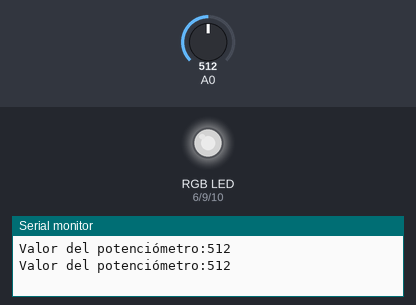
Simulated run of this sketch. Board: Arduino Uno, built with avr-gcc and run on an emulated ATmega328P. Shown: an RGB LED mixed from three pins (HIGH = lit), the last lines printed to the serial monitor. Inputs (shaded band) come from the test bench; at power-on: A0 = 512. Dim RGB values are drawn brighter than linear.

Above: at 1.8 s.
1.9 s: A0 set to 716
At 3.4 s:
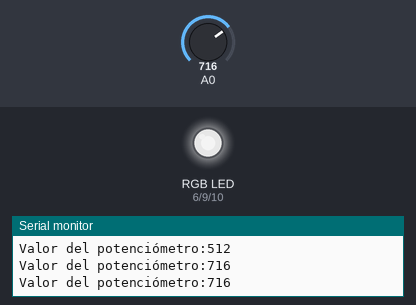
4.5 s: A0 set to 900
At 7.0 s:
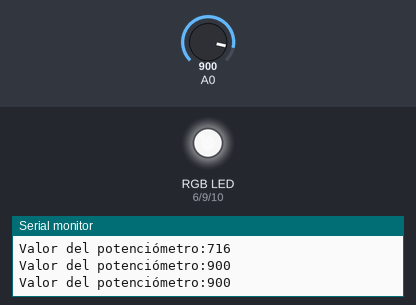
7.5 s: A0 set to 122
At 9.3 s:
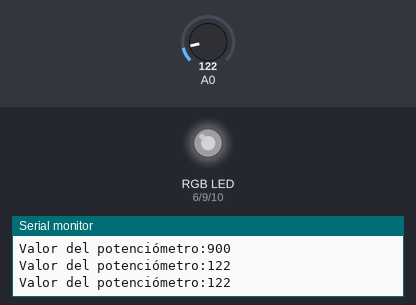
10.5 s: A0 set to 511
At 12.8 s:
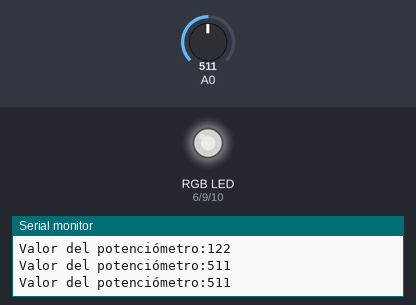
Timing chart, 0 to 14.3 s (numbered marks = the images above; inputs shaded):
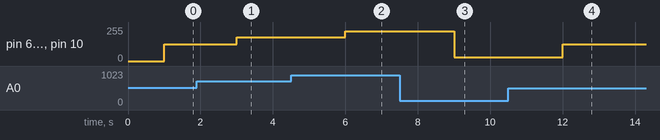

The sketch:

reto14.ino
```cpp
int valorPoten;

void setup() {
  // put your setup code here, to run once:
  Serial.begin (9600);//establece comunicación serie a 9600 baudios
}

void loop() {
  // put your main code here, to run repeatedly:
  valorPoten = analogRead (A0);
  monitoriza();
  int luzled =map (valorPoten,0,1023,0,255);
  color (luzled,luzled,luzled);
}

void monitoriza() {//función que nos da la información de la luz en monitor serie
  Serial.print ("Valor del potenciómetro:");
  Serial.println (valorPoten);
  delay (1000);
}

void color (int rojo, int verde, int azul) {
  int pinRojo = 6;
  int pinVerde = 9;
  int pinAzul = 10;
  analogWrite (pinRojo, rojo);
  analogWrite (pinVerde, verde);
  analogWrite (pinAzul, azul);

}
```

Measured:
- after the input at 1.9 s, pin 6 (pinRojo), pin 9 (pinVerde), pin 10 (pinAzul): 127/255 → 178/255 after 1.1 s
- after the input at 4.5 s, pin 6 (pinRojo), pin 9 (pinVerde), pin 10 (pinAzul): 178/255 → 224/255 after 1.5 s
- after the input at 7.5 s, pin 6 (pinRojo), pin 9 (pinVerde), pin 10 (pinAzul): 224/255 → 30/255 after 1.5 s
- after the input at 10.5 s, pin 6 (pinRojo), pin 9 (pinVerde), pin 10 (pinAzul): 30/255 → 127/255 after 1.5 s
